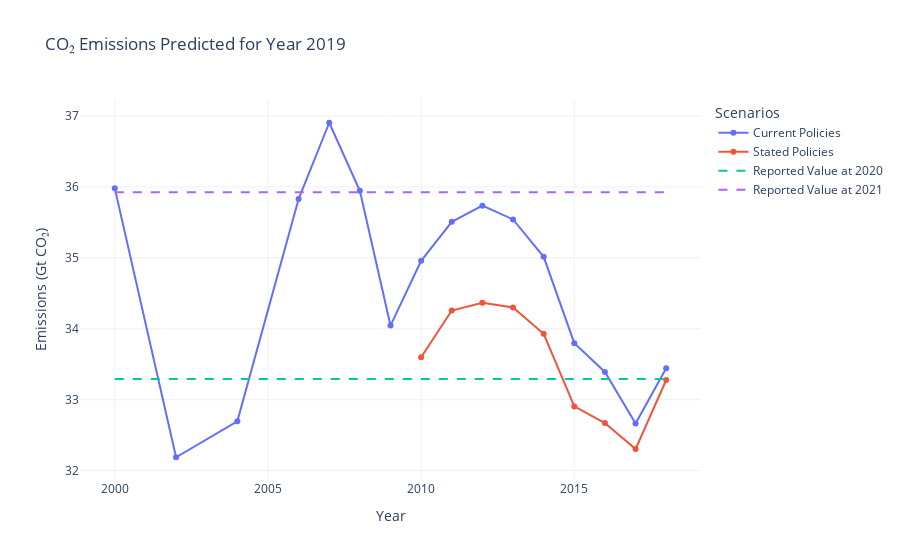

Notebook source saved alongside this figure:
### Markdown cell above
We will evaluate the data for 2019.

### Code cell
reference_year = 2019

reference_values = obtain_reference_values(data, relevant_keys, reference_year)

years, preds = obtain_values(data, relevant_keys, reference_year)

plot_results(years, preds, reference_year, reference_values)

### Figure 1 — Plotly figure (JSON) as saved in the notebook; plotly's stock layout.template omitted (floating-point values rounded to 4 significant figures)
{"data": [{"mode": "lines+markers", "name": "Current Policies", "text": ["Current Policies: 36", "Current Policies: 32", "Current Policies: 33", "Current Policies: 36", "Current Policies: 37", "Current Policies: 36", "Current Policies: 34", "Current Policies: 35", "Current Policies: 36", "Current Policies: 36", "Current Policies: 36", "Current Policies: 35", "Current Policies: 34", "Current Policies: 33", "Current Policies: 33", "Current Policies: 33"], "type": "scatter", "x": [2000, 2002, 2004, 2006, 2007, 2008, 2009, 2010, 2011, 2012, 2013, 2014, 2015, 2016, 2017, 2018], "y": [35.98, 32.19, 32.69, 35.83, 36.9, 35.95, 34.04, 34.96, 35.51, 35.74, 35.54, 35.01, 33.8, 33.39, 32.67, 33.44]}, {"mode": "lines+markers", "name": "Stated Policies", "text": ["Stated Policies: None", "Stated Policies: None", "Stated Policies: None", "Stated Policies: None", "Stated Policies: None", "Stated Policies: None", "Stated Policies: None", "Stated Policies: 34", "Stated Policies: 34", "Stated Policies: 34", "Stated Policies: 34", "Stated Policies: 34", "Stated Policies: 33", "Stated Policies: 33", "Stated Policies: 32", "Stated Policies: 33"], "type": "scatter", "x": [2000, 2002, 2004, 2006, 2007, 2008, 2009, 2010, 2011, 2012, 2013, 2014, 2015, 2016, 2017, 2018], "y": [null, null, null, null, null, null, null, 33.6, 34.26, 34.37, 34.3, 33.93, 32.91, 32.67, 32.3, 33.28]}, {"line": {"dash": "dash"}, "mode": "lines", "name": "Reported Value at 2020", "text": ["Reported Value at 2020: 33", "Reported Value at 2020: 33"], "type": "scatter", "x": [2000, 2018], "y": [33.29, 33.29]}, {"line": {"dash": "dash"}, "mode": "lines", "name": "Reported Value at 2021", "text": ["Reported Value at 2021: 36", "Reported Value at 2021: 36"], "type": "scatter", "x": [2000, 2018], "y": [35.93, 35.93]}], "layout": {"legend": {"title": {"text": "Scenarios"}}, "title": {"text": "CO₂ Emissions Predicted for Year 2019"}, "xaxis": {"title": {"text": "Year"}}, "yaxis": {"title": {"text": "Emissions (Gt CO₂)"}}}}
